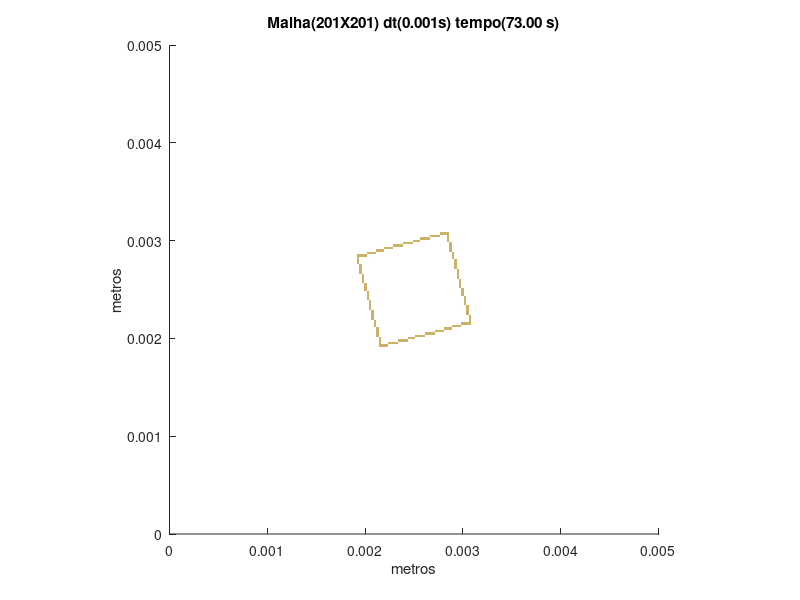

MATLAB code to generate this figure:
set (gca,'PlotBoxAspectRatio',[1 1 1],'Xlim',[0,0.005],'Ylim',[0,0.005])
hold on
title('Malha(201X201) dt(0.001s) tempo(73.00 s)')
hold on
ylabel('metros')
hold on
xlabel('metros')
hold on

fill([0.00213930348258706 0.00213930348258706 0.00216417910447761 0.00216417910447761],[0.00191542288557214 0.00194029850746269 0.00194029850746269 0.00191542288557214],[0.8,0.7,0.4],'LineStyle','none')

fill([0.00216417910447761 0.00216417910447761 0.00218905472636816 0.00218905472636816],[0.00191542288557214 0.00194029850746269 0.00194029850746269 0.00191542288557214],[0.8,0.7,0.4],'LineStyle','none')

fill([0.00218905472636816 0.00218905472636816 0.00221393034825871 0.00221393034825871],[0.00191542288557214 0.00194029850746269 0.00194029850746269 0.00191542288557214],[0.8,0.7,0.4],'LineStyle','none')

fill([0.00221393034825871 0.00221393034825871 0.00223880597014925 0.00223880597014925],[0.00191542288557214 0.00194029850746269 0.00194029850746269 0.00191542288557214],[0.8,0.7,0.4],'LineStyle','none')

fill([0.00213930348258706 0.00213930348258706 0.00216417910447761 0.00216417910447761],[0.00194029850746269 0.00196517412935323 0.00196517412935323 0.00194029850746269],[0.8,0.7,0.4],'LineStyle','none')

fill([0.00223880597014925 0.00223880597014925 0.0022636815920398 0.0022636815920398],[0.00194029850746269 0.00196517412935323 0.00196517412935323 0.00194029850746269],[0.8,0.7,0.4],'LineStyle','none')

fill([0.0022636815920398 0.0022636815920398 0.00228855721393035 0.00228855721393035],[0.00194029850746269 0.00196517412935323 0.00196517412935323 0.00194029850746269],[0.8,0.7,0.4],'LineStyle','none')

fill([0.00228855721393035 0.00228855721393035 0.0023134328358209 0.0023134328358209],[0.00194029850746269 0.00196517412935323 0.00196517412935323 0.00194029850746269],[0.8,0.7,0.4],'LineStyle','none')

fill([0.0023134328358209 0.0023134328358209 0.00233830845771144 0.00233830845771144],[0.00194029850746269 0.00196517412935323 0.00196517412935323 0.00194029850746269],[0.8,0.7,0.4],'LineStyle','none')

fill([0.00213930348258706 0.00213930348258706 0.00216417910447761 0.00216417910447761],[0.00196517412935323 0.00199004975124378 0.00199004975124378 0.00196517412935323],[0.8,0.7,0.4],'LineStyle','none')

fill([0.00233830845771144 0.00233830845771144 0.00236318407960199 0.00236318407960199],[0.00196517412935323 0.00199004975124378 0.00199004975124378 0.00196517412935323],[0.8,0.7,0.4],'LineStyle','none')

fill([0.00236318407960199 0.00236318407960199 0.00238805970149254 0.00238805970149254],[0.00196517412935323 0.00199004975124378 0.00199004975124378 0.00196517412935323],[0.8,0.7,0.4],'LineStyle','none')

fill([0.00238805970149254 0.00238805970149254 0.00241293532338308 0.00241293532338308],[0.00196517412935323 0.00199004975124378 0.00199004975124378 0.00196517412935323],[0.8,0.7,0.4],'LineStyle','none')

fill([0.00241293532338308 0.00241293532338308 0.00243781094527363 0.00243781094527363],[0.00196517412935323 0.00199004975124378 0.00199004975124378 0.00196517412935323],[0.8,0.7,0.4],'LineStyle','none')

fill([0.00213930348258706 0.00213930348258706 0.00216417910447761 0.00216417910447761],[0.00199004975124378 0.00201492537313433 0.00201492537313433 0.00199004975124378],[0.8,0.7,0.4],'LineStyle','none')

fill([0.00243781094527363 0.00243781094527363 0.00246268656716418 0.00246268656716418],[0.00199004975124378 0.00201492537313433 0.00201492537313433 0.00199004975124378],[0.8,0.7,0.4],'LineStyle','none')

fill([0.00246268656716418 0.00246268656716418 0.00248756218905473 0.00248756218905473],[0.00199004975124378 0.00201492537313433 0.00201492537313433 0.00199004975124378],[0.8,0.7,0.4],'LineStyle','none')

fill([0.00248756218905473 0.00248756218905473 0.00251243781094527 0.00251243781094527],[0.00199004975124378 0.00201492537313433 0.00201492537313433 0.00199004975124378],[0.8,0.7,0.4],'LineStyle','none')

fill([0.00211442786069652 0.00211442786069652 0.00213930348258706 0.00213930348258706],[0.00201492537313433 0.00203980099502488 0.00203980099502488 0.00201492537313433],[0.8,0.7,0.4],'LineStyle','none')

fill([0.00251243781094527 0.00251243781094527 0.00253731343283582 0.00253731343283582],[0.00201492537313433 0.00203980099502488 0.00203980099502488 0.00201492537313433],[0.8,0.7,0.4],'LineStyle','none')

fill([0.00253731343283582 0.00253731343283582 0.00256218905472637 0.00256218905472637],[0.00201492537313433 0.00203980099502488 0.00203980099502488 0.00201492537313433],[0.8,0.7,0.4],'LineStyle','none')

fill([0.00256218905472637 0.00256218905472637 0.00258706467661692 0.00258706467661692],[0.00201492537313433 0.00203980099502488 0.00203980099502488 0.00201492537313433],[0.8,0.7,0.4],'LineStyle','none')

fill([0.00258706467661692 0.00258706467661692 0.00261194029850746 0.00261194029850746],[0.00201492537313433 0.00203980099502488 0.00203980099502488 0.00201492537313433],[0.8,0.7,0.4],'LineStyle','none')

fill([0.00211442786069652 0.00211442786069652 0.00213930348258706 0.00213930348258706],[0.00203980099502488 0.00206467661691542 0.00206467661691542 0.00203980099502488],[0.8,0.7,0.4],'LineStyle','none')

fill([0.00261194029850746 0.00261194029850746 0.00263681592039801 0.00263681592039801],[0.00203980099502488 0.00206467661691542 0.00206467661691542 0.00203980099502488],[0.8,0.7,0.4],'LineStyle','none')

fill([0.00263681592039801 0.00263681592039801 0.00266169154228856 0.00266169154228856],[0.00203980099502488 0.00206467661691542 0.00206467661691542 0.00203980099502488],[0.8,0.7,0.4],'LineStyle','none')

fill([0.00266169154228856 0.00266169154228856 0.0026865671641791 0.0026865671641791],[0.00203980099502488 0.00206467661691542 0.00206467661691542 0.00203980099502488],[0.8,0.7,0.4],'LineStyle','none')

fill([0.0026865671641791 0.0026865671641791 0.00271144278606965 0.00271144278606965],[0.00203980099502488 0.00206467661691542 0.00206467661691542 0.00203980099502488],[0.8,0.7,0.4],'LineStyle','none')

fill([0.00211442786069652 0.00211442786069652 0.00213930348258706 0.00213930348258706],[0.00206467661691542 0.00208955223880597 0.00208955223880597 0.00206467661691542],[0.8,0.7,0.4],'LineStyle','none')

fill([0.00271144278606965 0.00271144278606965 0.0027363184079602 0.0027363184079602],[0.00206467661691542 0.00208955223880597 0.00208955223880597 0.00206467661691542],[0.8,0.7,0.4],'LineStyle','none')

fill([0.0027363184079602 0.0027363184079602 0.00276119402985075 0.00276119402985075],[0.00206467661691542 0.00208955223880597 0.00208955223880597 0.00206467661691542],[0.8,0.7,0.4],'LineStyle','none')

fill([0.00276119402985075 0.00276119402985075 0.00278606965174129 0.00278606965174129],[0.00206467661691542 0.00208955223880597 0.00208955223880597 0.00206467661691542],[0.8,0.7,0.4],'LineStyle','none')

fill([0.00278606965174129 0.00278606965174129 0.00281094527363184 0.00281094527363184],[0.00206467661691542 0.00208955223880597 0.00208955223880597 0.00206467661691542],[0.8,0.7,0.4],'LineStyle','none')

fill([0.00211442786069652 0.00211442786069652 0.00213930348258706 0.00213930348258706],[0.00208955223880597 0.00211442786069652 0.00211442786069652 0.00208955223880597],[0.8,0.7,0.4],'LineStyle','none')

fill([0.00281094527363184 0.00281094527363184 0.00283582089552239 0.00283582089552239],[0.00208955223880597 0.00211442786069652 0.00211442786069652 0.00208955223880597],[0.8,0.7,0.4],'LineStyle','none')

fill([0.00283582089552239 0.00283582089552239 0.00286069651741294 0.00286069651741294],[0.00208955223880597 0.00211442786069652 0.00211442786069652 0.00208955223880597],[0.8,0.7,0.4],'LineStyle','none')

fill([0.00286069651741294 0.00286069651741294 0.00288557213930348 0.00288557213930348],[0.00208955223880597 0.00211442786069652 0.00211442786069652 0.00208955223880597],[0.8,0.7,0.4],'LineStyle','none')

fill([0.00208955223880597 0.00208955223880597 0.00211442786069652 0.00211442786069652],[0.00211442786069652 0.00213930348258706 0.00213930348258706 0.00211442786069652],[0.8,0.7,0.4],'LineStyle','none')

fill([0.00288557213930348 0.00288557213930348 0.00291044776119403 0.00291044776119403],[0.00211442786069652 0.00213930348258706 0.00213930348258706 0.00211442786069652],[0.8,0.7,0.4],'LineStyle','none')

fill([0.00291044776119403 0.00291044776119403 0.00293532338308458 0.00293532338308458],[0.00211442786069652 0.00213930348258706 0.00213930348258706 0.00211442786069652],[0.8,0.7,0.4],'LineStyle','none')

fill([0.00293532338308458 0.00293532338308458 0.00296019900497512 0.00296019900497512],[0.00211442786069652 0.00213930348258706 0.00213930348258706 0.00211442786069652],[0.8,0.7,0.4],'LineStyle','none')

fill([0.00296019900497512 0.00296019900497512 0.00298507462686567 0.00298507462686567],[0.00211442786069652 0.00213930348258706 0.00213930348258706 0.00211442786069652],[0.8,0.7,0.4],'LineStyle','none')

fill([0.00208955223880597 0.00208955223880597 0.00211442786069652 0.00211442786069652],[0.00213930348258706 0.00216417910447761 0.00216417910447761 0.00213930348258706],[0.8,0.7,0.4],'LineStyle','none')

fill([0.00298507462686567 0.00298507462686567 0.00300995024875622 0.00300995024875622],[0.00213930348258706 0.00216417910447761 0.00216417910447761 0.00213930348258706],[0.8,0.7,0.4],'LineStyle','none')

fill([0.00300995024875622 0.00300995024875622 0.00303482587064677 0.00303482587064677],[0.00213930348258706 0.00216417910447761 0.00216417910447761 0.00213930348258706],[0.8,0.7,0.4],'LineStyle','none')

fill([0.00303482587064677 0.00303482587064677 0.00305970149253731 0.00305970149253731],[0.00213930348258706 0.00216417910447761 0.00216417910447761 0.00213930348258706],[0.8,0.7,0.4],'LineStyle','none')

fill([0.00305970149253731 0.00305970149253731 0.00308457711442786 0.00308457711442786],[0.00213930348258706 0.00216417910447761 0.00216417910447761 0.00213930348258706],[0.8,0.7,0.4],'LineStyle','none')

fill([0.00208955223880597 0.00208955223880597 0.00211442786069652 0.00211442786069652],[0.00216417910447761 0.00218905472636816 0.00218905472636816 0.00216417910447761],[0.8,0.7,0.4],'LineStyle','none')

fill([0.00305970149253731 0.00305970149253731 0.00308457711442786 0.00308457711442786],[0.00216417910447761 0.00218905472636816 0.00218905472636816 0.00216417910447761],[0.8,0.7,0.4],'LineStyle','none')

fill([0.00206467661691542 0.00206467661691542 0.00208955223880597 0.00208955223880597],[0.00218905472636816 0.00221393034825871 0.00221393034825871 0.00218905472636816],[0.8,0.7,0.4],'LineStyle','none')

fill([0.00305970149253731 0.00305970149253731 0.00308457711442786 0.00308457711442786],[0.00218905472636816 0.00221393034825871 0.00221393034825871 0.00218905472636816],[0.8,0.7,0.4],'LineStyle','none')

fill([0.00206467661691542 0.00206467661691542 0.00208955223880597 0.00208955223880597],[0.00221393034825871 0.00223880597014925 0.00223880597014925 0.00221393034825871],[0.8,0.7,0.4],'LineStyle','none')

fill([0.00305970149253731 0.00305970149253731 0.00308457711442786 0.00308457711442786],[0.00221393034825871 0.00223880597014925 0.00223880597014925 0.00221393034825871],[0.8,0.7,0.4],'LineStyle','none')

fill([0.00206467661691542 0.00206467661691542 0.00208955223880597 0.00208955223880597],[0.00223880597014925 0.0022636815920398 0.0022636815920398 0.00223880597014925],[0.8,0.7,0.4],'LineStyle','none')

fill([0.00303482587064677 0.00303482587064677 0.00305970149253731 0.00305970149253731],[0.00223880597014925 0.0022636815920398 0.0022636815920398 0.00223880597014925],[0.8,0.7,0.4],'LineStyle','none')

fill([0.00206467661691542 0.00206467661691542 0.00208955223880597 0.00208955223880597],[0.0022636815920398 0.00228855721393035 0.00228855721393035 0.0022636815920398],[0.8,0.7,0.4],'LineStyle','none')

fill([0.00303482587064677 0.00303482587064677 0.00305970149253731 0.00305970149253731],[0.0022636815920398 0.00228855721393035 0.00228855721393035 0.0022636815920398],[0.8,0.7,0.4],'LineStyle','none')

fill([0.00203980099502488 0.00203980099502488 0.00206467661691542 0.00206467661691542],[0.00228855721393035 0.0023134328358209 0.0023134328358209 0.00228855721393035],[0.8,0.7,0.4],'LineStyle','none')

fill([0.00303482587064677 0.00303482587064677 0.00305970149253731 0.00305970149253731],[0.00228855721393035 0.0023134328358209 0.0023134328358209 0.00228855721393035],[0.8,0.7,0.4],'LineStyle','none')

fill([0.00203980099502488 0.00203980099502488 0.00206467661691542 0.00206467661691542],[0.0023134328358209 0.00233830845771144 0.00233830845771144 0.0023134328358209],[0.8,0.7,0.4],'LineStyle','none')

fill([0.00303482587064677 0.00303482587064677 0.00305970149253731 0.00305970149253731],[0.0023134328358209 0.00233830845771144 0.00233830845771144 0.0023134328358209],[0.8,0.7,0.4],'LineStyle','none')

fill([0.00203980099502488 0.00203980099502488 0.00206467661691542 0.00206467661691542],[0.00233830845771144 0.00236318407960199 0.00236318407960199 0.00233830845771144],[0.8,0.7,0.4],'LineStyle','none')

fill([0.00300995024875622 0.00300995024875622 0.00303482587064677 0.00303482587064677],[0.00233830845771144 0.00236318407960199 0.00236318407960199 0.00233830845771144],[0.8,0.7,0.4],'LineStyle','none')

fill([0.00203980099502488 0.00203980099502488 0.00206467661691542 0.00206467661691542],[0.00236318407960199 0.00238805970149254 0.00238805970149254 0.00236318407960199],[0.8,0.7,0.4],'LineStyle','none')

fill([0.00300995024875622 0.00300995024875622 0.00303482587064677 0.00303482587064677],[0.00236318407960199 0.00238805970149254 0.00238805970149254 0.00236318407960199],[0.8,0.7,0.4],'LineStyle','none')

fill([0.00201492537313433 0.00201492537313433 0.00203980099502488 0.00203980099502488],[0.00238805970149254 0.00241293532338308 0.00241293532338308 0.00238805970149254],[0.8,0.7,0.4],'LineStyle','none')

fill([0.00300995024875622 0.00300995024875622 0.00303482587064677 0.00303482587064677],[0.00238805970149254 0.00241293532338308 0.00241293532338308 0.00238805970149254],[0.8,0.7,0.4],'LineStyle','none')

fill([0.00201492537313433 0.00201492537313433 0.00203980099502488 0.00203980099502488],[0.00241293532338308 0.00243781094527363 0.00243781094527363 0.00241293532338308],[0.8,0.7,0.4],'LineStyle','none')

fill([0.00300995024875622 0.00300995024875622 0.00303482587064677 0.00303482587064677],[0.00241293532338308 0.00243781094527363 0.00243781094527363 0.00241293532338308],[0.8,0.7,0.4],'LineStyle','none')

fill([0.00201492537313433 0.00201492537313433 0.00203980099502488 0.00203980099502488],[0.00243781094527363 0.00246268656716418 0.00246268656716418 0.00243781094527363],[0.8,0.7,0.4],'LineStyle','none')

fill([0.00298507462686567 0.00298507462686567 0.00300995024875622 0.00300995024875622],[0.00243781094527363 0.00246268656716418 0.00246268656716418 0.00243781094527363],[0.8,0.7,0.4],'LineStyle','none')

fill([0.00201492537313433 0.00201492537313433 0.00203980099502488 0.00203980099502488],[0.00246268656716418 0.00248756218905473 0.00248756218905473 0.00246268656716418],[0.8,0.7,0.4],'LineStyle','none')

fill([0.00298507462686567 0.00298507462686567 0.00300995024875622 0.00300995024875622],[0.00246268656716418 0.00248756218905473 0.00248756218905473 0.00246268656716418],[0.8,0.7,0.4],'LineStyle','none')

fill([0.00199004975124378 0.00199004975124378 0.00201492537313433 0.00201492537313433],[0.00248756218905473 0.00251243781094527 0.00251243781094527 0.00248756218905473],[0.8,0.7,0.4],'LineStyle','none')

fill([0.00298507462686567 0.00298507462686567 0.00300995024875622 0.00300995024875622],[0.00248756218905473 0.00251243781094527 0.00251243781094527 0.00248756218905473],[0.8,0.7,0.4],'LineStyle','none')

fill([0.00199004975124378 0.00199004975124378 0.00201492537313433 0.00201492537313433],[0.00251243781094527 0.00253731343283582 0.00253731343283582 0.00251243781094527],[0.8,0.7,0.4],'LineStyle','none')

fill([0.00296019900497512 0.00296019900497512 0.00298507462686567 0.00298507462686567],[0.00251243781094527 0.00253731343283582 0.00253731343283582 0.00251243781094527],[0.8,0.7,0.4],'LineStyle','none')

fill([0.00199004975124378 0.00199004975124378 0.00201492537313433 0.00201492537313433],[0.00253731343283582 0.00256218905472637 0.00256218905472637 0.00253731343283582],[0.8,0.7,0.4],'LineStyle','none')

fill([0.00296019900497512 0.00296019900497512 0.00298507462686567 0.00298507462686567],[0.00253731343283582 0.00256218905472637 0.00256218905472637 0.00253731343283582],[0.8,0.7,0.4],'LineStyle','none')

fill([0.00196517412935323 0.00196517412935323 0.00199004975124378 0.00199004975124378],[0.00256218905472637 0.00258706467661692 0.00258706467661692 0.00256218905472637],[0.8,0.7,0.4],'LineStyle','none')

fill([0.00296019900497512 0.00296019900497512 0.00298507462686567 0.00298507462686567],[0.00256218905472637 0.00258706467661692 0.00258706467661692 0.00256218905472637],[0.8,0.7,0.4],'LineStyle','none')

fill([0.00196517412935323 0.00196517412935323 0.00199004975124378 0.00199004975124378],[0.00258706467661692 0.00261194029850746 0.00261194029850746 0.00258706467661692],[0.8,0.7,0.4],'LineStyle','none')

fill([0.00296019900497512 0.00296019900497512 0.00298507462686567 0.00298507462686567],[0.00258706467661692 0.00261194029850746 0.00261194029850746 0.00258706467661692],[0.8,0.7,0.4],'LineStyle','none')

fill([0.00196517412935323 0.00196517412935323 0.00199004975124378 0.00199004975124378],[0.00261194029850746 0.00263681592039801 0.00263681592039801 0.00261194029850746],[0.8,0.7,0.4],'LineStyle','none')

fill([0.00293532338308458 0.00293532338308458 0.00296019900497512 0.00296019900497512],[0.00261194029850746 0.00263681592039801 0.00263681592039801 0.00261194029850746],[0.8,0.7,0.4],'LineStyle','none')

fill([0.00196517412935323 0.00196517412935323 0.00199004975124378 0.00199004975124378],[0.00263681592039801 0.00266169154228856 0.00266169154228856 0.00263681592039801],[0.8,0.7,0.4],'LineStyle','none')

fill([0.00293532338308458 0.00293532338308458 0.00296019900497512 0.00296019900497512],[0.00263681592039801 0.00266169154228856 0.00266169154228856 0.00263681592039801],[0.8,0.7,0.4],'LineStyle','none')

fill([0.00194029850746269 0.00194029850746269 0.00196517412935323 0.00196517412935323],[0.00266169154228856 0.0026865671641791 0.0026865671641791 0.00266169154228856],[0.8,0.7,0.4],'LineStyle','none')

fill([0.00293532338308458 0.00293532338308458 0.00296019900497512 0.00296019900497512],[0.00266169154228856 0.0026865671641791 0.0026865671641791 0.00266169154228856],[0.8,0.7,0.4],'LineStyle','none')

fill([0.00194029850746269 0.00194029850746269 0.00196517412935323 0.00196517412935323],[0.0026865671641791 0.00271144278606965 0.00271144278606965 0.0026865671641791],[0.8,0.7,0.4],'LineStyle','none')

fill([0.00293532338308458 0.00293532338308458 0.00296019900497512 0.00296019900497512],[0.0026865671641791 0.00271144278606965 0.00271144278606965 0.0026865671641791],[0.8,0.7,0.4],'LineStyle','none')

fill([0.00194029850746269 0.00194029850746269 0.00196517412935323 0.00196517412935323],[0.00271144278606965 0.0027363184079602 0.0027363184079602 0.00271144278606965],[0.8,0.7,0.4],'LineStyle','none')

fill([0.00291044776119403 0.00291044776119403 0.00293532338308458 0.00293532338308458],[0.00271144278606965 0.0027363184079602 0.0027363184079602 0.00271144278606965],[0.8,0.7,0.4],'LineStyle','none')

fill([0.00194029850746269 0.00194029850746269 0.00196517412935323 0.00196517412935323],[0.0027363184079602 0.00276119402985075 0.00276119402985075 0.0027363184079602],[0.8,0.7,0.4],'LineStyle','none')

fill([0.00291044776119403 0.00291044776119403 0.00293532338308458 0.00293532338308458],[0.0027363184079602 0.00276119402985075 0.00276119402985075 0.0027363184079602],[0.8,0.7,0.4],'LineStyle','none')

fill([0.00191542288557214 0.00191542288557214 0.00194029850746269 0.00194029850746269],[0.00276119402985075 0.00278606965174129 0.00278606965174129 0.00276119402985075],[0.8,0.7,0.4],'LineStyle','none')

fill([0.00291044776119403 0.00291044776119403 0.00293532338308458 0.00293532338308458],[0.00276119402985075 0.00278606965174129 0.00278606965174129 0.00276119402985075],[0.8,0.7,0.4],'LineStyle','none')

fill([0.00191542288557214 0.00191542288557214 0.00194029850746269 0.00194029850746269],[0.00278606965174129 0.00281094527363184 0.00281094527363184 0.00278606965174129],[0.8,0.7,0.4],'LineStyle','none')

fill([0.00291044776119403 0.00291044776119403 0.00293532338308458 0.00293532338308458],[0.00278606965174129 0.00281094527363184 0.00281094527363184 0.00278606965174129],[0.8,0.7,0.4],'LineStyle','none')

fill([0.00191542288557214 0.00191542288557214 0.00194029850746269 0.00194029850746269],[0.00281094527363184 0.00283582089552239 0.00283582089552239 0.00281094527363184],[0.8,0.7,0.4],'LineStyle','none')

fill([0.00288557213930348 0.00288557213930348 0.00291044776119403 0.00291044776119403],[0.00281094527363184 0.00283582089552239 0.00283582089552239 0.00281094527363184],[0.8,0.7,0.4],'LineStyle','none')

fill([0.00191542288557214 0.00191542288557214 0.00194029850746269 0.00194029850746269],[0.00283582089552239 0.00286069651741294 0.00286069651741294 0.00283582089552239],[0.8,0.7,0.4],'LineStyle','none')

fill([0.00194029850746269 0.00194029850746269 0.00196517412935323 0.00196517412935323],[0.00283582089552239 0.00286069651741294 0.00286069651741294 0.00283582089552239],[0.8,0.7,0.4],'LineStyle','none')

fill([0.00196517412935323 0.00196517412935323 0.00199004975124378 0.00199004975124378],[0.00283582089552239 0.00286069651741294 0.00286069651741294 0.00283582089552239],[0.8,0.7,0.4],'LineStyle','none')

fill([0.00199004975124378 0.00199004975124378 0.00201492537313433 0.00201492537313433],[0.00283582089552239 0.00286069651741294 0.00286069651741294 0.00283582089552239],[0.8,0.7,0.4],'LineStyle','none')

fill([0.00288557213930348 0.00288557213930348 0.00291044776119403 0.00291044776119403],[0.00283582089552239 0.00286069651741294 0.00286069651741294 0.00283582089552239],[0.8,0.7,0.4],'LineStyle','none')

fill([0.00201492537313433 0.00201492537313433 0.00203980099502488 0.00203980099502488],[0.00286069651741294 0.00288557213930348 0.00288557213930348 0.00286069651741294],[0.8,0.7,0.4],'LineStyle','none')

fill([0.00203980099502488 0.00203980099502488 0.00206467661691542 0.00206467661691542],[0.00286069651741294 0.00288557213930348 0.00288557213930348 0.00286069651741294],[0.8,0.7,0.4],'LineStyle','none')

fill([0.00206467661691542 0.00206467661691542 0.00208955223880597 0.00208955223880597],[0.00286069651741294 0.00288557213930348 0.00288557213930348 0.00286069651741294],[0.8,0.7,0.4],'LineStyle','none')

fill([0.00208955223880597 0.00208955223880597 0.00211442786069652 0.00211442786069652],[0.00286069651741294 0.00288557213930348 0.00288557213930348 0.00286069651741294],[0.8,0.7,0.4],'LineStyle','none')

fill([0.00288557213930348 0.00288557213930348 0.00291044776119403 0.00291044776119403],[0.00286069651741294 0.00288557213930348 0.00288557213930348 0.00286069651741294],[0.8,0.7,0.4],'LineStyle','none')

fill([0.00211442786069652 0.00211442786069652 0.00213930348258706 0.00213930348258706],[0.00288557213930348 0.00291044776119403 0.00291044776119403 0.00288557213930348],[0.8,0.7,0.4],'LineStyle','none')

fill([0.00213930348258706 0.00213930348258706 0.00216417910447761 0.00216417910447761],[0.00288557213930348 0.00291044776119403 0.00291044776119403 0.00288557213930348],[0.8,0.7,0.4],'LineStyle','none')

fill([0.00216417910447761 0.00216417910447761 0.00218905472636816 0.00218905472636816],[0.00288557213930348 0.00291044776119403 0.00291044776119403 0.00288557213930348],[0.8,0.7,0.4],'LineStyle','none')

fill([0.00286069651741294 0.00286069651741294 0.00288557213930348 0.00288557213930348],[0.00288557213930348 0.00291044776119403 0.00291044776119403 0.00288557213930348],[0.8,0.7,0.4],'LineStyle','none')

fill([0.00218905472636816 0.00218905472636816 0.00221393034825871 0.00221393034825871],[0.00291044776119403 0.00293532338308458 0.00293532338308458 0.00291044776119403],[0.8,0.7,0.4],'LineStyle','none')

fill([0.00221393034825871 0.00221393034825871 0.00223880597014925 0.00223880597014925],[0.00291044776119403 0.00293532338308458 0.00293532338308458 0.00291044776119403],[0.8,0.7,0.4],'LineStyle','none')

fill([0.00223880597014925 0.00223880597014925 0.0022636815920398 0.0022636815920398],[0.00291044776119403 0.00293532338308458 0.00293532338308458 0.00291044776119403],[0.8,0.7,0.4],'LineStyle','none')

fill([0.0022636815920398 0.0022636815920398 0.00228855721393035 0.00228855721393035],[0.00291044776119403 0.00293532338308458 0.00293532338308458 0.00291044776119403],[0.8,0.7,0.4],'LineStyle','none')

fill([0.00286069651741294 0.00286069651741294 0.00288557213930348 0.00288557213930348],[0.00291044776119403 0.00293532338308458 0.00293532338308458 0.00291044776119403],[0.8,0.7,0.4],'LineStyle','none')

fill([0.00228855721393035 0.00228855721393035 0.0023134328358209 0.0023134328358209],[0.00293532338308458 0.00296019900497512 0.00296019900497512 0.00293532338308458],[0.8,0.7,0.4],'LineStyle','none')

fill([0.0023134328358209 0.0023134328358209 0.00233830845771144 0.00233830845771144],[0.00293532338308458 0.00296019900497512 0.00296019900497512 0.00293532338308458],[0.8,0.7,0.4],'LineStyle','none')

fill([0.00233830845771144 0.00233830845771144 0.00236318407960199 0.00236318407960199],[0.00293532338308458 0.00296019900497512 0.00296019900497512 0.00293532338308458],[0.8,0.7,0.4],'LineStyle','none')

fill([0.00236318407960199 0.00236318407960199 0.00238805970149254 0.00238805970149254],[0.00293532338308458 0.00296019900497512 0.00296019900497512 0.00293532338308458],[0.8,0.7,0.4],'LineStyle','none')

fill([0.00286069651741294 0.00286069651741294 0.00288557213930348 0.00288557213930348],[0.00293532338308458 0.00296019900497512 0.00296019900497512 0.00293532338308458],[0.8,0.7,0.4],'LineStyle','none')

fill([0.00238805970149254 0.00238805970149254 0.00241293532338308 0.00241293532338308],[0.00296019900497512 0.00298507462686567 0.00298507462686567 0.00296019900497512],[0.8,0.7,0.4],'LineStyle','none')

fill([0.00241293532338308 0.00241293532338308 0.00243781094527363 0.00243781094527363],[0.00296019900497512 0.00298507462686567 0.00298507462686567 0.00296019900497512],[0.8,0.7,0.4],'LineStyle','none')

fill([0.00243781094527363 0.00243781094527363 0.00246268656716418 0.00246268656716418],[0.00296019900497512 0.00298507462686567 0.00298507462686567 0.00296019900497512],[0.8,0.7,0.4],'LineStyle','none')

fill([0.00246268656716418 0.00246268656716418 0.00248756218905473 0.00248756218905473],[0.00296019900497512 0.00298507462686567 0.00298507462686567 0.00296019900497512],[0.8,0.7,0.4],'LineStyle','none')

fill([0.00286069651741294 0.00286069651741294 0.00288557213930348 0.00288557213930348],[0.00296019900497512 0.00298507462686567 0.00298507462686567 0.00296019900497512],[0.8,0.7,0.4],'LineStyle','none')

fill([0.00248756218905473 0.00248756218905473 0.00251243781094527 0.00251243781094527],[0.00298507462686567 0.00300995024875622 0.00300995024875622 0.00298507462686567],[0.8,0.7,0.4],'LineStyle','none')

fill([0.00251243781094527 0.00251243781094527 0.00253731343283582 0.00253731343283582],[0.00298507462686567 0.00300995024875622 0.00300995024875622 0.00298507462686567],[0.8,0.7,0.4],'LineStyle','none')

fill([0.00253731343283582 0.00253731343283582 0.00256218905472637 0.00256218905472637],[0.00298507462686567 0.00300995024875622 0.00300995024875622 0.00298507462686567],[0.8,0.7,0.4],'LineStyle','none')

fill([0.00283582089552239 0.00283582089552239 0.00286069651741294 0.00286069651741294],[0.00298507462686567 0.00300995024875622 0.00300995024875622 0.00298507462686567],[0.8,0.7,0.4],'LineStyle','none')

fill([0.00256218905472637 0.00256218905472637 0.00258706467661692 0.00258706467661692],[0.00300995024875622 0.00303482587064677 0.00303482587064677 0.00300995024875622],[0.8,0.7,0.4],'LineStyle','none')

fill([0.00258706467661692 0.00258706467661692 0.00261194029850746 0.00261194029850746],[0.00300995024875622 0.00303482587064677 0.00303482587064677 0.00300995024875622],[0.8,0.7,0.4],'LineStyle','none')

fill([0.00261194029850746 0.00261194029850746 0.00263681592039801 0.00263681592039801],[0.00300995024875622 0.00303482587064677 0.00303482587064677 0.00300995024875622],[0.8,0.7,0.4],'LineStyle','none')

fill([0.00263681592039801 0.00263681592039801 0.00266169154228856 0.00266169154228856],[0.00300995024875622 0.00303482587064677 0.00303482587064677 0.00300995024875622],[0.8,0.7,0.4],'LineStyle','none')

fill([0.00283582089552239 0.00283582089552239 0.00286069651741294 0.00286069651741294],[0.00300995024875622 0.00303482587064677 0.00303482587064677 0.00300995024875622],[0.8,0.7,0.4],'LineStyle','none')

fill([0.00266169154228856 0.00266169154228856 0.0026865671641791 0.0026865671641791],[0.00303482587064677 0.00305970149253731 0.00305970149253731 0.00303482587064677],[0.8,0.7,0.4],'LineStyle','none')

fill([0.0026865671641791 0.0026865671641791 0.00271144278606965 0.00271144278606965],[0.00303482587064677 0.00305970149253731 0.00305970149253731 0.00303482587064677],[0.8,0.7,0.4],'LineStyle','none')

fill([0.00271144278606965 0.00271144278606965 0.0027363184079602 0.0027363184079602],[0.00303482587064677 0.00305970149253731 0.00305970149253731 0.00303482587064677],[0.8,0.7,0.4],'LineStyle','none')

fill([0.0027363184079602 0.0027363184079602 0.00276119402985075 0.00276119402985075],[0.00303482587064677 0.00305970149253731 0.00305970149253731 0.00303482587064677],[0.8,0.7,0.4],'LineStyle','none')

fill([0.00283582089552239 0.00283582089552239 0.00286069651741294 0.00286069651741294],[0.00303482587064677 0.00305970149253731 0.00305970149253731 0.00303482587064677],[0.8,0.7,0.4],'LineStyle','none')

fill([0.00276119402985075 0.00276119402985075 0.00278606965174129 0.00278606965174129],[0.00305970149253731 0.00308457711442786 0.00308457711442786 0.00305970149253731],[0.8,0.7,0.4],'LineStyle','none')

fill([0.00278606965174129 0.00278606965174129 0.00281094527363184 0.00281094527363184],[0.00305970149253731 0.00308457711442786 0.00308457711442786 0.00305970149253731],[0.8,0.7,0.4],'LineStyle','none')

fill([0.00281094527363184 0.00281094527363184 0.00283582089552239 0.00283582089552239],[0.00305970149253731 0.00308457711442786 0.00308457711442786 0.00305970149253731],[0.8,0.7,0.4],'LineStyle','none')

fill([0.00283582089552239 0.00283582089552239 0.00286069651741294 0.00286069651741294],[0.00305970149253731 0.00308457711442786 0.00308457711442786 0.00305970149253731],[0.8,0.7,0.4],'LineStyle','none')
